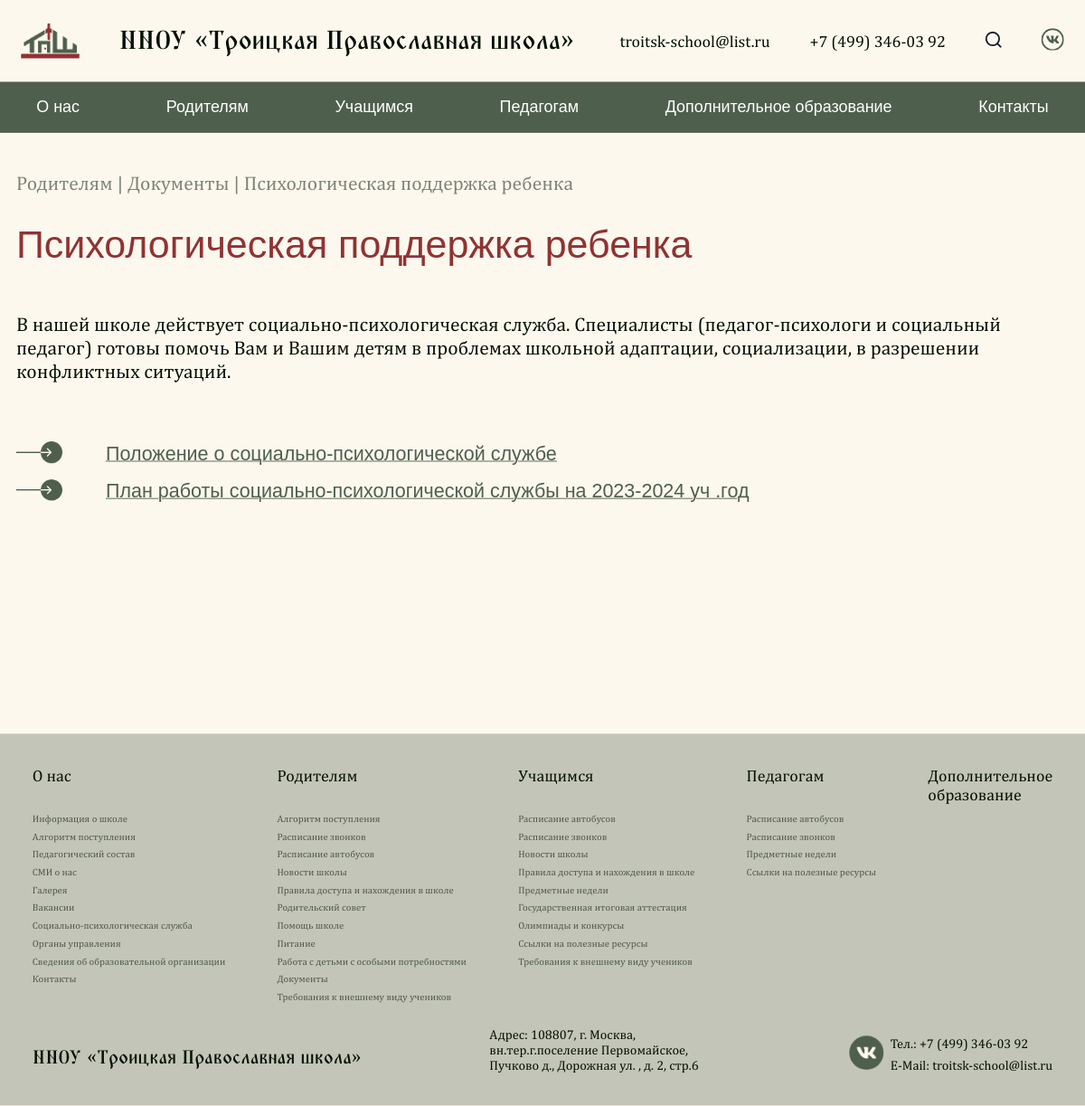
Screenshot of /documents/1/ with the database file from the repository.
### pages/models.py (models this page shows, shortened)
class Contact(SingletonModel):
  email = models.CharField("Электронная почта", max_length=100)
  phone = models.CharField("Телефон", max_length=100)
  address = models.CharField("Адрес", max_length=100)
  vk_link = models.CharField("Ссылка на VK", max_length=100)
  class Meta:
    verbose_name = "Контакты"
    verbose_name_plural = "Контакты"

class Document(models.Model):
  title = models.CharField("Заголовок", max_length=200)
  description = models.TextField("Описание", max_length=12000)
  class Meta:
    verbose_name = "Документ"
    verbose_name_plural = "Документы"

class DocumentLink(models.Model):
  document = models.ForeignKey(
    Document,
    on_delete=models.CASCADE,
    related_name='links',
    verbose_name='Ссылка на документ'
  )
  name = models.CharField("Название ссылки", max_length=255)
  url = models.URLField("URL ссылки")
  class Meta:
    verbose_name = "Ссылка документа"
    verbose_name_plural = "Ссылки документов"

class GenericPageB(models.Model):
  COLOR_CHOICES = [
    ('#913232', 'Красный'),
    ('#4F5F4D', 'Зелёный'),
  ]
  show_in_nav = models.BooleanField("Показать страницу в навигации?", default=False)
  category = models.ForeignKey(GenericPageCategory, verbose_name="Категория", on_delete=models.CASCADE, related_name="pages_b", null=True, blank=True)
  path = models.CharField("Путь к странице", max_length=800, null=True, blank=True)
  page_title = models.CharField("Название страницы", max_length=2000)
  description = models.TextField("Описание", max_length=20000)
  title_color = models.CharField("Цвет заголовка", max_length=7, choices=COLOR_CHOICES, default='#913232')
  is_navigational = models.BooleanField("Является ли страницей навигации?", default=False)
  class Meta:
    verbose_name = "Страница типа 'Б'"
    verbose_name_plural = "Страницы типа 'Б'"

### pages/views.py (the view)
# urls.py: path('documents/<int:id>/', documents_detail_page, name="page_documents_detail"),
def documents_detail_page(request, id):
  main_page_info = MainPage.objects.all()[0]
  administrative_control = get_object_or_404(Document, id=id)
  contacts = Contact.objects.all()[0]
  page_for_nav_a = GenericPageA.objects.all().filter(show_in_nav=True)
  page_for_nav_b = GenericPageB.objects.all().filter(show_in_nav=True)
  context = {
      'main_page_info': main_page_info,
      'contacts': contacts,
      'data': administrative_control,
      'parent': {'title': 'Документы', 'link': 'page_documents', 'is_parent': False},
      'page_for_nav_a': page_for_nav_a,
      'page_for_nav_b': page_for_nav_b,
  }
  return render(request, 'documents_detail.html', context)

### pages/templates/documents_detail.html (shortened to what this page needs)
{% extends 'generics/base.html' %}
{% load static %}
{% block content %}
<div class="administrative">
  <div class="container">
    <h2 class="generic-subtitle">
      {% if parent.is_parent %}
      <a href="{% url 'page_type_b' 10 %}" class="generic-breadcrumb generic-subtitle">Родителям</a> | {{ parent.title }}
      {% else %}
      <a href="{% url 'page_type_b' 10 %}" class="generic-breadcrumb generic-subtitle">Родителям</a> | <a href="{% url parent.link %}" class="generic-breadcrumb generic-subtitle">{{ parent.title }}</a> | {{ data.title }}
      {% endif %}
    </h2>
    <h1 class="generic-title">
      {{ data.title }}
    </h1>
    <div class="administrative-detail">
      <div class="about-school-page-content all-links-black">{{ data.description|safe|linebreaksbr }}</div>
      {% if data.links.all %}
      <div class="administrative-detail-links">
        {% for link in data.links.all %}
        <a href="{{ link.url }}" class="administrative-detail-link">
          <div class="administrative-detail-link-arrow" style="width: 5%; height: auto;">
            <img src="{% static 'assets/link_arrow.png' %}" alt="Иконка перехода по ссылке" style="width: 57px;">
          </div>
          <div class="administrative-detail-link-text" style="width: 95%;">
            {{ link.name }}
          </div>
        </a>
        {% endfor %}
      </div>
      {% endif %}
    </div>
  </div>
</div>
{% endblock %}

### pages/templates/generics/_header.html (shortened to what this page needs)
{% load static %}
<header class="header">
    <div class="container">
        <div class="header-block">
            <a href="{% url 'page_main' %}" class="header-box">
                <img src="{% static 'assets/Layer_Logo.png' %}" alt="">
                <h1 class="header-title">ННОУ «Троицкая Православная школа»</h1>
            </a>
            <div class="header-nav">
                <ul class="nav-list">
                    <li><a href="mailto:{{ contacts.email }}" class="nav-link">{{ contacts.email }}</a></li>
                    <li><a href="tel:{{ contacts.phone }}" class="nav-link">{{ contacts.phone }}</a></li>
                    <li><a href="#" class="nav-link">
                    </a></li>
                    <li><a href="{{ contacts.vk_link }}" class="nav-link">
                    </a></li>
                </ul>
            </div>
        </div>
    </div>
</header>
<nav class="navbar">
    <ul class="container menu">
        <li class="menu-item has-submenu">
            <a href="{% url 'page_type_b' 9 %}">О нас</a>
        </li>
        <li class="menu-item has-submenu">
            <a href="{% url 'page_type_b' 10 %}">Родителям</a>
        </li>
        <li class="menu-item has-submenu">
            <a href="{% url 'page_type_b' 11 %}">Учащимся</a>
        </li>
        <li class="menu-item has-submenu">
            <a href="{% url 'page_type_b' 12 %}">Педагогам</a>
        </li>
        <li class="menu-item"><a href="{% url 'page_additional_education' %}">Дополнительное образование</a></li>
        <li class="menu-item"><a href="{% url 'page_contacts' %}">Контакты</a></li>
    </ul>
    </nav>

### pages/templates/generics/_footer.html (shortened to what this page needs)
{% load static %}
<footer class="footer">
  <div class="container">
    <div class="footer-colums">
      <div class="footer__columns">
        <p><a style="font-weight: 500;" href="{% url 'page_type_b' 9 %}">О нас</a></p>
        <p><a class="footer__text" href="{% url 'page_school_information_main' %}">Информация о школе</a></p>
        <p><a class="footer__text" href="{% url 'page_append' %}">Алгоритм поступления</a></p>
        <p><a class="footer__text" href="{% url 'page_teachers' %}">Педагогический состав</a></p>
        <p><a class="footer__text" href="{% url 'page_news' %}">СМИ о нас</a></p>
        <p><a class="footer__text" href="{% url 'page_gallery' %}">Галерея</a></p>
        <p><a class="footer__text" href="{% url 'page_vacancy' %}">Вакансии</a></p>
        <p><a class="footer__text" href="{% url 'page_social_psychology' %}">Социально-психологическая служба</a></p>
        <p><a class="footer__text" href="{% url 'page_administrative_control' %}">Органы управления</a></p>
        <p><a class="footer__text" href="{% url 'page_additional_organization' %}">Сведения об образовательной организации</a></p>
        <p><a class="footer__text" href="{% url 'page_contacts' %}">Контакты</a></p>
      </div>
      <div class="footer__columns">
        <p><a style="font-weight: 500;" href="{% url 'page_type_b' 10 %}">Родителям</a></p>
        <p><a class="footer__text" href="{% url 'page_append' %}">Алгоритм поступления</a></p>
        <p><a class="footer__text" href="{% url 'page_schedule' %}">Расписание звонков</a></p>
        <p><a class="footer__text" href="{% url 'page_schedule_bus' %}">Расписание автобусов</a></p>
        <p><a class="footer__text" href="{% url 'page_news' %}">Новости школы</a></p>
        <p><a class="footer__text" href="{% url 'page_type_b' 6 %}">Правила доступа и нахождения в школе</a></p>
        <p><a class="footer__text" href="{% url 'page_administrative_control_detail' 3 %}">Родительский совет</a></p>
        <p><a class="footer__text" href="{% url 'page_school_information_detail' 3 %}">Помощь школе</a></p>
        <p><a class="footer__text" href="{% url 'page_cuisine' %}">Питание</a></p>
        <p><a class="footer__text" href="#">Работа с детьми с особыми потребностями</a></p>
        <p><a class="footer__text" href="#">Документы</a></p>
        {% for page in page_for_nav_b %}
        {% if page.category.name == 'Родителям' %}
        <p><a class="footer__text" href="{% url 'page_type_b' page.id %}">{{ page.page_title }}</a></p>
        {% endif %}
        {% endfor %}
      </div>
      <div class="footer__columns">
        <p><a style="font-weight: 500;" href="{% url 'page_type_b' 11 %}">Учащимся</a></p>
        <p><a class="footer__text" href="{% url 'page_schedule_bus' %}">Расписание автобусов</a></p>
        <p><a class="footer__text" href="{% url 'page_schedule' %}">Расписание звонков</a></p>
        <p><a class="footer__text" href="{% url 'page_news' %}">Новости школы</a></p>
        <p><a class="footer__text" href="{% url 'page_type_b' 3 %}">Правила доступа и нахождения в школе</a></p>
        <p><a class="footer__text" href="{% url 'page_subjects' %}">Предметные недели</a></p>
        <p><a class="footer__text" href="{% url 'page_attestation' %}">Государственная итоговая аттестация</a></p>
        <p><a class="footer__text" href="{% url 'page_type_b' 1 %}">Олимпиады и конкурсы</a></p>
        <p><a class="footer__text" href="{% url 'page_type_b' 2 %}">Ссылки на полезные ресурсы</a></p>
        {% for page in page_for_nav_b %}
        {% if page.category.name == 'Учащимся' %}
        <p><a class="footer__text" href="{% url 'page_type_b' page.id %}">{{ page.page_title }}</a></p>
        {% endif %}
        {% endfor %}
      </div>
      <div class="footer__columns">
        <p><a style="font-weight: 500;" href="{% url 'page_type_b' 12 %}">Педагогам</a></p>
        <p><a class="footer__text" href="{% url 'page_schedule_bus' %}">Расписание автобусов</a></p>
        <p><a class="footer__text" href="{% url 'page_schedule' %}">Расписание звонков</a></p>
        <p><a class="footer__text" href="{% url 'page_subjects' %}">Предметные недели</a></p>
        <p><a class="footer__text" href="{% url 'page_type_b' 5 %}">Ссылки на полезные ресурсы</a></p>
      </div>
      <div class="footer__columns">
        <p><a style="font-weight: 500;" href="{% url 'page_additional_education' %}">Дополнительное <br> образование</a></p>
      </div>
    </div>
    <div class="footer__bottom">
      <a class="footer__name" href="{% url 'page_main' %}">ННОУ «Троицкая Православная школа»</a>
      <p class="footer__adres" style="width: 286px;">Адрес: {{ contacts.address }}</p>
      <div class="search-btn" style="display: flex; height: 46px; gap: 7.85px">
        <a href="{{ contacts.vk_link }}"><img class="vk" src="{% static 'assets/basil_vk-solid.png' %}" style="width: 43px; height: 42px;" alt=""></a>
        <div class="footer__contact" style="display: flex; flex-direction: column; justify-content: space-between;">
          <p class="footer__number">Тел.: {{ contacts.phone }}</p>
          <p class="footer__emil">E-Mail: {{ contacts.email }}</p>
        </div>
      </div>
    </div>
  </div>
</footer>

### static/css/index.css (style rules this page uses)
* { padding: 0; margin: 0; box-sizing: border-box; list-style: none; text-decoration: none; }
html, body { margin: 0; padding: 0; background: #FCF8EE; scroll-behavior: smooth; }
@media (max-width: 1330px) { body { overflow-x: hidden; } }
.container { max-width: 1300px; margin: 0 auto; }
p, span, a, h1, h2, h3, h4, h5, h6, b { font-family: 'Playfair Display', sans-serif; }

### static/css/header.css (style rules this page uses)
.header { padding: 26px; width: 100%; background: rgb(252, 248, 238); }
.header-block { display: flex; justify-content: space-between; align-items: center; }
.header-box { display: flex; align-items: center; gap: 49px; }
.nav-list { display: flex; align-items: center; gap: 49px; }
.header-title { color: rgb(2, 15, 1); font-family: 'TriodPostnaja' , serif; font-size: 32px; font-weight: 500; line-height: 49px; text-align: left; }
.nav-link { color: rgb(2, 15, 1); font-family: 'Literata', sans-serif; font-size: 20px; font-weight: 400; letter-spacing: 0%; text-align: left; }
.navbar { background-color: #4F5F4D; }
.menu { display: flex; justify-content: space-between; list-style: none; padding: 0; margin: 0; }
.menu-item { position: relative; }
.menu-item a { display: block; padding: 20px 25px; color: white; text-decoration: none; font-size: 20px; font-size: 'Literata', sans-serif; border-radius: 12px; }

### static/css/generic.css (style rules this page uses)
.generic-subtitle { font-size: 24px; font-weight: 500; line-height: 1.2; color: #020F01; opacity: 0.5; padding-top: 48px; padding-bottom: 32px; font-family: 'Literata', sans-serif; }
.generic-title { font-size: 48px; letter-spacing: 0%; font-weight: 500; line-height: 1.2; color: #913232; font-family: 'Playfair Display', sans-serif; margin-bottom: 24px; }
.generic-breadcrumb { opacity: 1; }

### static/css/footer.css (style rules this page uses)
.footer { margin-top: 72px; background: rgb(207, 209, 196); padding: 40px 20px; font-family: 'Literata', sans-serif; }
.footer { background-color: #c2c5b7; padding: 40px; font-family: serif; font-size: 14px; color: #1f1f1f; margin-top: 40px; margin-bottom: -10px; }
.footer-colums { display: flex; justify-content: space-between; margin-bottom: 30px; position: relative; }
.footer__bottom { display: flex; justify-content: space-between; align-items: flex-end; flex-wrap: wrap; }
.footer__text { color: black; opacity: 0.6; font-family: 'Literata' , serif; font-weight: 400; }
.footer__name { color: rgb(2, 15, 1); font-family: 'TriodPostnaja', serif; font-size: 23.13px; font-weight: 500; line-height: 36px; letter-spacing: 0%; text-align: left; }
.footer__adres { color: rgb(2, 15, 1); font-family: 'Literata', serif; font-size: 16px; font-weight: 400; line-height: 19px; letter-spacing: 0%; text-align: left; }
.footer__number, .footer__emil { color: rgb(2, 15, 1); font-family: 'Literata', sans-serif; font-size: 16px; font-weight: 400; line-height: 19px; letter-spacing: 0%; text-align: left; }
.footer__columns p a { width: 50; height: 23; gap: 10px; color: rgb(2, 15, 1); font-family: 'Literata', sans-serif; font-weight: 400; letter-spacing: 0%; text-align: left; text-decoration: none; font-size: 12px; }
.footer__columns p:first-child { margin-bottom: 27px; }
.footer__columns p:first-child a { font-size: 20px; }
.footer__columns { display: flex; flex-direction: column; gap: 6px; }

### static/css/administrative-control.css (style rules this page uses)
.administrative-detail { margin-top: 56px; }
.administrative-detail-links { margin-top: 72px; display: flex; flex-direction: column; gap: 16px; }
.administrative-detail-link { display: flex; align-items: center; gap: 48px; }
.administrative-detail-link-arrow { width: 57px; height: 26.74px; }
.administrative-detail-link-arrow > img { width: 100%; }
.administrative-detail-link-text { font-size: 24px; font-weight: 500; line-height: 120%; text-decoration: underline; text-decoration-thickness: 0%; color: #4F5F4D; }
.administrative-detail-link > .administrative-detail-link-arrow > img { transition: all .2s; transform: translateY(0); }
.administrative-detail, .administrative-content { min-height: 60vh; }

### static/css/about-school-main.css (style rules this page uses)
.about-school-page-content { font-family: 'Literata', sans-serif; font-size: 24px; font-weight: 500; line-height: 120%; letter-spacing: 0%; color: #020F01; }

### rows the page displays
Contact: email "troitsk-school@list.ru", phone "+7 (499) 346-03 92", address "108807, г. Москва, вн.тер.г.поселение Первомайское, Пучково д., Дорожная ул. , д. 2, стр.6"
Document: title "Психологическая поддержка ребенка", description "В нашей школе действует социально-психологическая служба. Специалисты (педагог-психологи и социальный педагог) готовы помочь Вам и Вашим детям в проблемах школьной адаптации, социализации, в разрешении конфликтных ситуаций."
DocumentLink: name "Положение о социально-психологической службе"
DocumentLink: name "План работы социально-психологической службы на 2023-2024 уч .год"
GenericPageB: page_title "Требования к внешнему виду учеников"
GenericPageB: page_title "Требования к внешнему виду учеников"

### other values shown
{{ parent.title }} "Документы"
